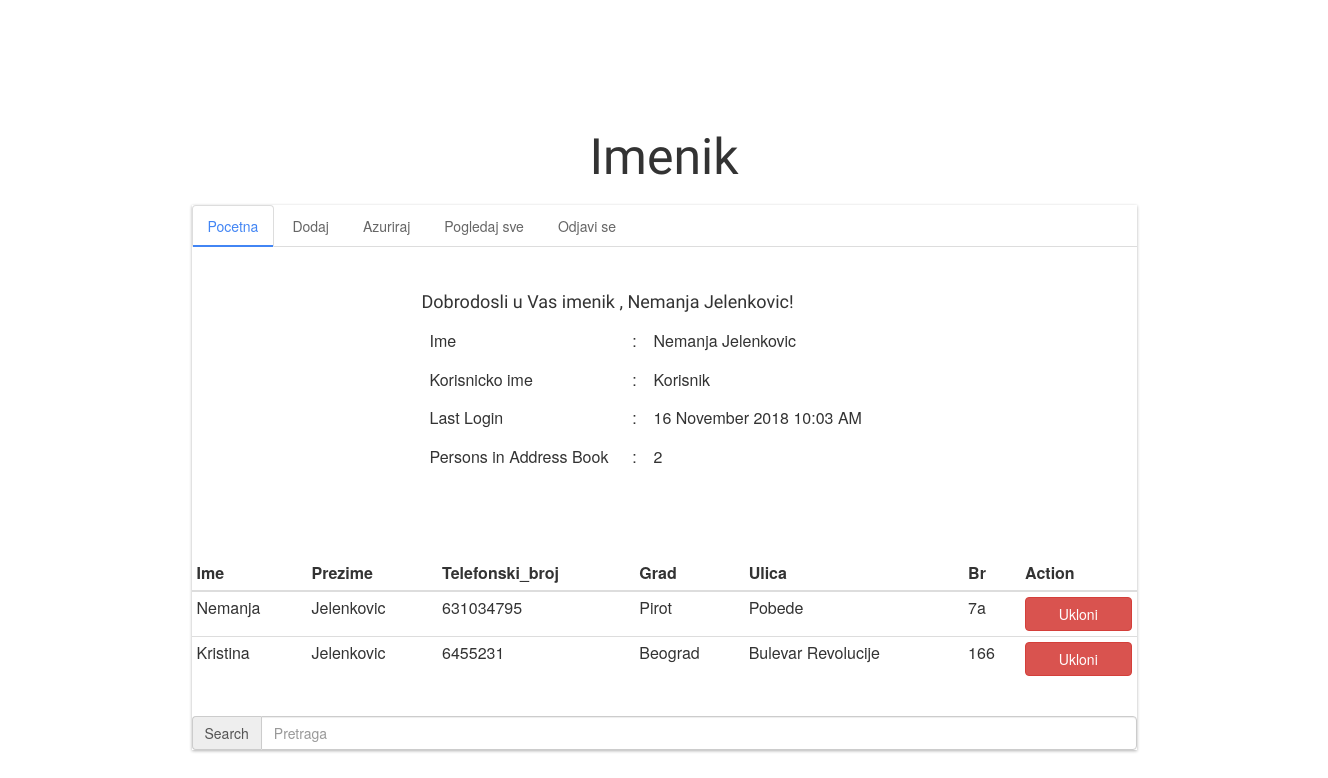
The page /dashboard/ (signed in) on the database its author committed.
### tables this page shows
CREATE TABLE `podaci` (
  `id` int(100) NOT NULL,
  `ime` varchar(250) NOT NULL,
  `prezime` varchar(250) NOT NULL,
  `telefonski_broj` bigint(250) NOT NULL,
  `grad` varchar(250) NOT NULL,
  `ulica` varchar(250) NOT NULL,
  `br` varchar(250) NOT NULL
);

### dashboard/tab_contents/view.php (the view, shortened to what this page needs)
<table class="table table-condensed table-responsive">
    <thead>
    <tr>
        <th>Ime</th>
        <th>Prezime</th>
        <th>Telefonski_broj</th>
        <th>Grad</th>
        <th>Ulica</th>
        <th>Br</th>
        <th>Action</th>
    </tr>
    </thead>
    <tbody>
    <?php
    $res = mysqli_query($con,"SELECT * FROM podaci");
    while($row = mysqli_fetch_array($res,MYSQLI_ASSOC)){
        echo '<tr id="'.$row['id'].'">
						<td>'.$row['ime'].'</td>
						<td>'.$row['prezime'].'</td>
						<td>'.$row['telefonski_broj'].'</td>
						<td style="word-wrap:break-word;">'.$row['grad'].'</td>
						<td>'.$row['ulica'].'</td>
						<td>'.$row['br'].'</td>
						<td><button class="btn btn-danger" id="'.$row['id'].'">Ukloni</button></td>
					  </tr>';
    }
    ?>
    </tbody>
</table>

### dashboard/index.php (shortened to what this page needs)
<?php
include('../include/db.php');
$check = mysqli_query($con, "SELECT count(*) FROM podaci");
$row = mysqli_fetch_array($check, MYSQLI_NUM);
$podaciCount =  $row[0];
?>
<html>
<head>
    <link rel="stylesheet" type="text/css" href="../css/bootstrap.min.css">
    <link rel="stylesheet" type="text/css" href="../css/custom.css">
    <link rel="stylesheet" type="text/css" href="css/custom.css">
    <link rel="stylesheet" href="https://ajax.googleapis.com/ajax/libs/jqueryui/1.12.1/themes/smoothness/jquery-ui.css">
    <link href="https://maxcdn.bootstrapcdn.com/bootstrap/3.3.6/css/bootstrap.min.css" rel="stylesheet" />
</head>
<body>
<div class="container">
    <div class="row">
        <div class="col-sm-10">
            <h1 class="title text-center">Imenik</h1>
            <div class="card">
                <ul class="nav nav-tabs" role="tablist">
                    <li role="presentation" class="active"><a href="#home" aria-controls="home" role="tab" data-toggle="tab">Pocetna</a></li>
                    <li role="presentation"><a href="#add" aria-controls="add" role="tab" data-toggle="tab">Dodaj</a></li>
                    <li role="presentation"><a href="#update" aria-controls="update" role="tab" data-toggle="tab">Azuriraj</a></li>
                    <li role="presentation"><a href="#view" aria-controls="view" role="tab" data-toggle="tab">Pogledaj sve</a></li>
                    <li role="presentation"><a href="logout/" aria-controls="logout">Odjavi se</a></li>
                </ul>
                <div class="tab-content">
                    <div role="tabpanel" class="tab-pane active" id="home">
                        <div class="container">
                            <div class="row">
                                <div class="col-sm-2"></div>
                                <div class="col-sm-5">
                                    <h4 class="font">Dobrodosli u Vas imenik , <?php echo $_SESSION['first_name'].' '.$_SESSION['last_name']; ?>!</h4>
                                    <table class="table borderless">
                                        <tr>
                                            <td>Ime</td>
                                            <td>:</td>
                                            <td><?php echo $_SESSION['first_name'].' '.$_SESSION['last_name']; ?></td>
                                        </tr>
                                        <tr>
                                            <td>Korisnicko ime</td>
                                            <td>:</td>
                                            <td><?php echo $_SESSION['username']; ?></td>
                                        </tr>
                                        <tr>
                                            <td>Last Login</td>
                                            <td>:</td>
                                            <td><?php echo $_SESSION['last_login']; ?></td>
                                        </tr>
                                        <tr>
                                            <td>Persons in Address Book</td>
                                            <td>:</td>
                                            <td><?php echo $podaciCount; ?></td>
                                        </tr>
                                    </table>
                                </div>
                                <div class="col-sm-2"></div>
                            </div>
                        </div>
                    </div>
                    </div>
                    <div role="tabpanel" class="tab-pane" id="view">
                        <?php include('tab_contents/view.php'); ?>
                    </div>
                    <div class="input-group">
                        <span class="input-group-addon">Search</span>
                        <input type="text" name="search_text" id="search_text" placeholder="Pretraga" class="form-control" />
                    </div>
                </div>
                <br />
                </div>
            </div>
        </div>
</body>
</html>

### css/custom.css (style rules this page uses)
.font { font-family: 'Baloo Bhaina', cursive; }
.title { font-size: 50px; margin-top: 120px; font-family: 'Baloo Bhaina', cursive; padding: 10px; }
.btn { width: 100% }

### dashboard/css/custom.css (style rules this page uses)
.nav-tabs { border-bottom: 2px solid #DDD; }
.nav-tabs > li.active > a, .nav-tabs > li.active > a:focus, .nav-tabs > li.active > a:hover { border-width: 0; }
.nav-tabs > li > a { border: none; color: #666; }
.nav-tabs > li.active > a, .nav-tabs > li > a:hover { border: none; color: #4285F4 !important; background: transparent; }
.nav-tabs > li > a::after { content: ""; background: #4285F4; height: 2px; position: absolute; width: 100%; left: 0px; bottom: -1px; transition: all 250ms ease 0s; transform: scale(0); }
.nav-tabs > li.active > a::after, .nav-tabs > li:hover > a::after { transform: scale(1); }
.tab-pane { padding: 15px 0; }
.tab-content { padding:20px }
.card { background: #FFF none repeat scroll 0% 0%; box-shadow: 0px 1px 3px rgba(0, 0, 0, 0.3); margin-bottom: 30px; }
.nav-tabs > .active > a, .nav-tabs > .active > a:focus, .nav-tabs > .active > a:hover { outline: 0; color: #555555; background-color: #ffffff; border: 1px solid #ddd; border-bottom-color: transparent; cursor: default; }
.borderless td, .borderless tr { border: none !important; border-top: none !important; }
.nav-tabs > li { float:none; display:inline-block; zoom:1; }
.nav-tabs { text-align:center; }

### rows shown on the page
podaci: ime "Nemanja", prezime "Jelenkovic", telefonski_broj "631034795", grad "Pirot", ulica "Pobede", br "7a"
podaci: ime "Kristina", prezime "Jelenkovic", telefonski_broj "6455231", grad "Beograd", ulica "Bulevar Revolucije", br "166"

### other values the page prints
$_SESSION['first_name'] "Nemanja"
$_SESSION['last_name'] "Jelenkovic"
$_SESSION['username'] "Korisnik"
$_SESSION['last_login'] "16 November 2018 10:03 AM"
$podaciCount "2"
